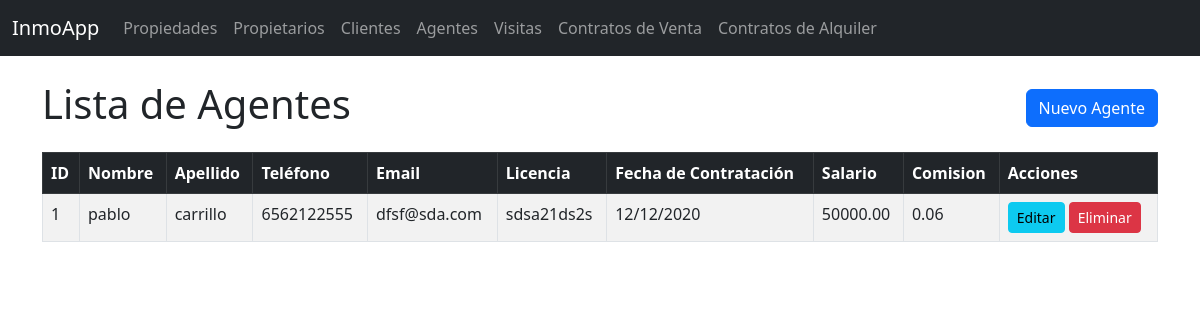
Page /agentes/ on the committed database.
### inmobiliaria/models.py (models this page shows, shortened)
class Agente_Inmobiliario(models.Model):
    nombre = models.CharField(max_length=100)
    apellido = models.CharField(max_length=100)
    telefono = models.CharField(max_length=20)
    email = models.EmailField(max_length=100)
    licencia_agente = models.CharField(max_length=50)
    fecha_contratacion = models.DateField()
    salario = models.DecimalField(max_digits=10, decimal_places=2, null=True, blank=True)
    comision_porcentaje = models.DecimalField(max_digits=5, decimal_places=2, null=True, blank=True)

### inmobiliaria/views.py (the view)
# urls.py: path("agentes/", views.Agente_InmobiliarioListView.as_view(), name="agente_inmobiliario_list"),
class Agente_InmobiliarioListView(ListView):
    model = Agente_Inmobiliario
    template_name = "inmobiliaria/agente_inmobiliario_list.html"
    context_object_name = "agentes"

### inmobiliaria/templates/inmobiliaria/agente_inmobiliario_list.html
{% extends 'inmobiliaria/base.html' %}
{% block content %}
    <div class="d-flex justify-content-between align-items-center mb-3">
        <h1>Lista de Agentes</h1>
        <a href="{% url 'inmobiliaria:agente_inmobiliario_create' %}" class="btn btn-primary">Nuevo Agente</a>
    </div>
    <div class="table-responsive">
        <table class="table table-striped table-bordered">
            <thead class="table-dark">
                <tr>
                    <th>ID</th>
                    <th>Nombre</th>
                    <th>Apellido</th>
                    <th>Teléfono</th>
                    <th>Email</th>
                    <th>Licencia</th>
                    <th>Fecha de Contratación</th>
                    <th>Salario</th>
                    <th>Comision</th>
                    <th>Acciones</th>
                </tr>
            </thead>
            <tbody>
                {% for agente in agentes %}
                    <tr>
                        <td>{{ agente.id }}</td>
                        <td>{{ agente.nombre }}</td>
                        <td>{{ agente.apellido }}</td>
                        <td>{{ agente.telefono }}</td>
                        <td>{{ agente.email }}</td>
                        <td>{{ agente.licencia_agente }}</td>
                        <td>{{ agente.fecha_contratacion|date:"d/m/Y" }}</td>
                        <td>{{ agente.salario }}</td>
                        <td>{{ agente.comision_porcentaje }}</td>
                        <td>
                            <a href="{% url 'inmobiliaria:agente_inmobiliario_update' agente.pk %}" class="btn btn-sm btn-info">Editar</a>
                            <a href="{% url 'inmobiliaria:agente_inmobiliario_delete' agente.pk %}" class="btn btn-sm btn-danger">Eliminar</a>
                        </td>
                    </tr>
                {% empty %}
                    <tr>
                        <td colspan="9" class="text-center">No hay agentes registrados.</td>
                    </tr>
                {% endfor %}
            </tbody>
        </table>
    </div>
{% endblock %}

### rows in the picture
Agente_Inmobiliario: id "1", nombre "pablo", apellido "carrillo", telefono "6562122555", email "dfsf@sda.com", licencia_agente "sdsa21ds2s", fecha_contratacion "12/12/2020", salario "50000.00", comision_porcentaje "0.06"
